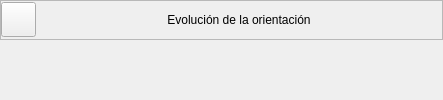
                <widget class="QWidget" name="sk_U2_T4">
                 <layout class="QVBoxLayout" name="verticalLayout_29">
                  <property name="spacing">
                   <number>5</number>
                  </property>
                  <property name="leftMargin">
                   <number>0</number>
                  </property>
                  <property name="topMargin">
                   <number>0</number>
                  </property>
                  <property name="rightMargin">
                   <number>0</number>
                  </property>
                  <property name="bottomMargin">
                   <number>0</number>
                  </property>
                  <item>
                   <widget class="QFrame" name="frame_29">
                    <property name="minimumSize">
                     <size>
                      <width>0</width>
                      <height>35</height>
                     </size>
                    </property>
                    <property name="maximumSize">
                     <size>
                      <width>16777215</width>
                      <height>40</height>
                     </size>
                    </property>
                    <property name="frameShape">
                     <enum>QFrame::StyledPanel</enum>
                    </property>
                    <property name="frameShadow">
                     <enum>QFrame::Raised</enum>
                    </property>
                    <layout class="QHBoxLayout" name="horizontalLayout_14">
                     <property name="spacing">
                      <number>0</number>
                     </property>
                     <property name="sizeConstraint">
                      <enum>QLayout::SetDefaultConstraint</enum>
                     </property>
                     <property name="leftMargin">
                      <number>0</number>
                     </property>
                     <property name="topMargin">
                      <number>0</number>
                     </property>
                     <property name="rightMargin">
                      <number>0</number>
                     </property>
                     <property name="bottomMargin">
                      <number>0</number>
                     </property>
                     <item>
                      <widget class="QPushButton" name="bt_return_10">
                       <property name="minimumSize">
                        <size>
                         <width>35</width>
                         <height>35</height>
                        </size>
                       </property>
                       <property name="maximumSize">
                        <size>
                         <width>35</width>
                         <height>35</height>
                        </size>
                       </property>
                       <property name="text">
                        <string/>
                       </property>
                       <property name="icon">
                        <iconset>
                         <normaloff>resources/images/MainWindow/return.svg</normaloff>resources/images/MainWindow/return.svg</iconset>
                       </property>
                       <property name="iconSize">
                        <size>
                         <width>35</width>
                         <height>35</height>
                        </size>
                       </property>
                      </widget>
                     </item>
                     <item>
                      <spacer name="horizontalSpacer_23">
                       <property name="orientation">
                        <enum>Qt::Horizontal</enum>
                       </property>
                       <property name="sizeHint" stdset="0">
                        <size>
                         <width>131</width>
                         <height>20</height>
                        </size>
                       </property>
                      </spacer>
                     </item>
                     <item>
                      <widget class="QLabel" name="label_13">
                       <property name="text">
                        <string>Evolución de la orientación</string>
                       </property>
                       <property name="alignment">
                        <set>Qt::AlignCenter</set>
                       </property>
                      </widget>
                     </item>
                     <item>
                      <spacer name="horizontalSpacer_24">
                       <property name="orientation">
                        <enum>Qt::Horizontal</enum>
                       </property>
                       <property name="sizeHint" stdset="0">
                        <size>
                         <width>131</width>
                         <height>20</height>
                        </size>
                       </property>
                      </spacer>
                     </item>
                    </layout>
                   </widget>
                  </item>
                  <item>
                   <widget class="ContenidosTemas" name="U2_T4" native="true"/>
                  </item>
                 </layout>
                </widget>
